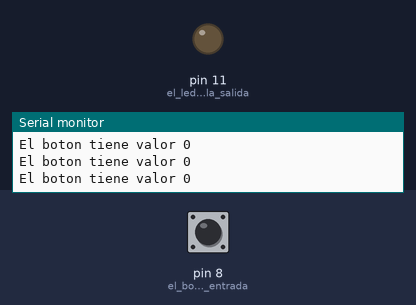
The sketch below on a simulated Arduino Uno, built with avr-gcc and run on an emulated ATmega328P. On the bench: output pins drawn as LEDs (lit = HIGH), the last lines printed to the serial monitor. The inputs (shaded band) are chosen by the test bench; at power-on: pin 8 (el_boton_es_la_entrada) LOW.

Above: at 3.2 s.
3.3 s: pin 8 (el_boton_es_la_entrada) pulled HIGH for 0.6 s
At 3.8 s:
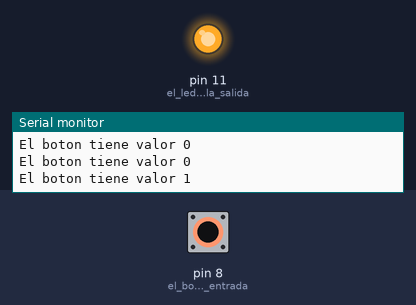
5.5 s: pin 8 (el_boton_es_la_entrada) pulled HIGH for 3.2 s
At 9.3 s:
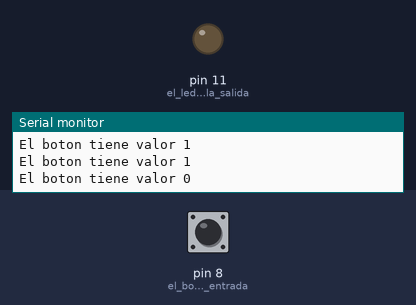
Timing chart, 0 to 10.8 s (numbered marks = the images above; inputs shaded):
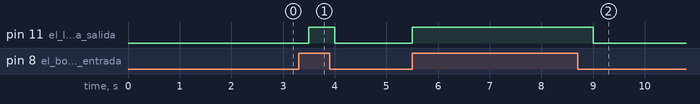

Measured:
- after the input at 3.3 s, pin 11 (el_led_es_la_salida): LOW → HIGH after 0.20 s, → LOW 0.50 s later
- after the input at 5.5 s, pin 11 (el_led_es_la_salida): LOW → HIGH at once, → LOW 3.5 s later

The sketch:

E_S_digitales.ino
```cpp
/*

El siguiente codigo muestra el uso de las funciones digitalRead(),

digitalWrite() y pinMode().

La experiencia consiste en un boton, que al ser apretado toma valor

HIGH y se enciende el LED.

Ademas, ahora se mostrara en la serial, el estado de los pines.

*/

int btn = 0; // valor leido del boton

void setup() {

// Asignación de entradas y salidas

pinMode(8, INPUT); // el boton es la entrada

pinMode(11, OUTPUT); // el led es la salida

Serial.begin(9600); // Se inicia la comunicacion serial

delay(2000);

}

void loop() {

Serial.print("El boton tiene valor ");

btn = digitalRead(8); // primero se "lee" el valor del boton

Serial.println(btn); // se muestra el valor de btn en la serial

digitalWrite(11, btn); // luego se "escribe" en el pin de salida

delay(500); // se agrega un retardo

}
```
